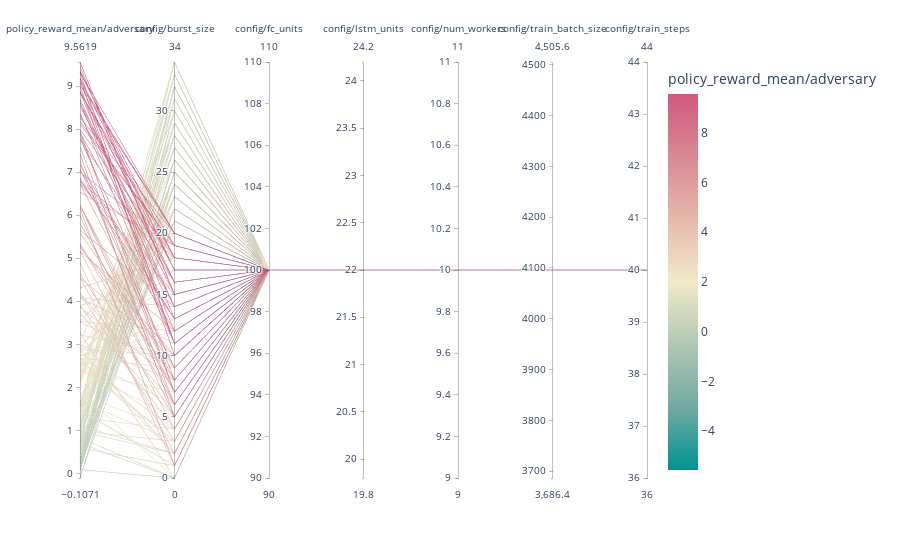

Notebook code cell kept with this figure:
### Code cell
fig = px.parallel_coordinates(df, color=target,
                             color_continuous_scale=px.colors.diverging.Tealrose,
                             color_continuous_midpoint=2)
fig.show()

### Figure 1 — Plotly figure (JSON) as saved in the notebook; plotly's stock layout.template omitted (floating-point values rounded to 4 significant figures; data arrays with more than 128 entries replaced by an {"elided": "..."} marker saying what was removed)
{"data": [{"dimensions": [{"label": "policy_reward_mean/adversary", "values": {"elided": "168 float values"}}, {"label": "config/burst_size", "values": {"elided": "168 int values"}}, {"label": "config/fc_units", "values": {"elided": "168 int values"}}, {"label": "config/lstm_units", "values": {"elided": "168 int values"}}, {"label": "config/num_workers", "values": {"elided": "168 int values"}}, {"label": "config/train_batch_size", "values": {"elided": "168 int values"}}, {"label": "config/train_steps", "values": {"elided": "168 int values"}}], "domain": {"x": [0, 1], "y": [0, 1]}, "line": {"color": {"elided": "168 float values"}, "coloraxis": "coloraxis"}, "name": "", "type": "parcoords"}], "layout": {"autosize": true, "coloraxis": {"cmid": 2, "colorbar": {"title": {"text": "policy_reward_mean/adversary"}}, "colorscale": [[0, "rgb(0, 147, 146)"], [0.1667, "rgb(114, 170, 161)"], [0.3333, "rgb(177, 199, 179)"], [0.5, "rgb(241, 234, 200)"], [0.6667, "rgb(229, 185, 173)"], [0.8333, "rgb(217, 137, 148)"], [1, "rgb(208, 88, 126)"]]}, "legend": {"tracegroupgap": 0}, "margin": {"t": 60}}}
